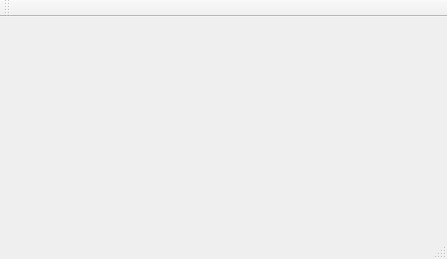
<?xml version="1.0" encoding="UTF-8"?>
<ui version="4.0">
 <class>MainWindow</class>
 <widget class="QMainWindow" name="MainWindow">
  <property name="geometry">
   <rect>
    <x>0</x>
    <y>0</y>
    <width>447</width>
    <height>259</height>
   </rect>
  </property>
  <property name="windowTitle">
   <string>MainWindow</string>
  </property>
  <widget class="QWidget" name="centralWidget"/>
  <widget class="QMenuBar" name="menuBar">
   <property name="geometry">
    <rect>
     <x>0</x>
     <y>0</y>
     <width>447</width>
     <height>23</height>
    </rect>
   </property>
  </widget>
  <widget class="QToolBar" name="mainToolBar">
   <attribute name="toolBarArea">
    <enum>TopToolBarArea</enum>
   </attribute>
   <attribute name="toolBarBreak">
    <bool>false</bool>
   </attribute>
  </widget>
  <widget class="QStatusBar" name="statusBar"/>
 </widget>
 <layoutdefault spacing="6" margin="11"/>
 <resources/>
 <connections/>
</ui>
